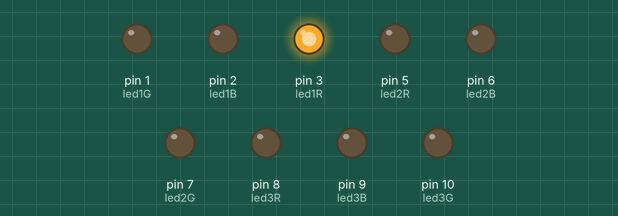
This sketch was run on a simulated Arduino Uno, built with avr-gcc and run on an emulated ATmega328P. On the bench: output pins drawn as LEDs (lit = HIGH).

Above: at 0.5 s.
At 1.5 s:
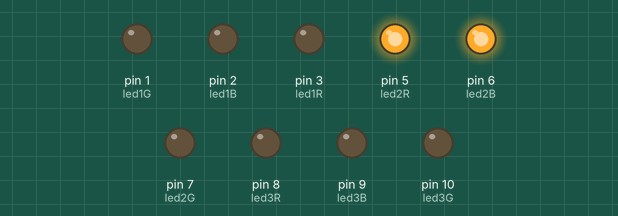
At 5.5 s:
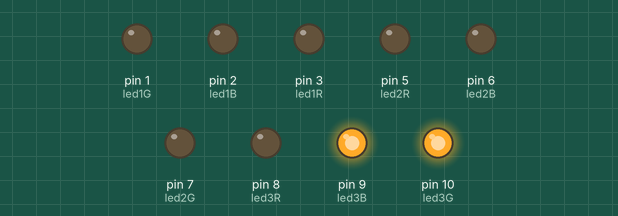
Timing chart, 0 to 6.9 s (numbered marks = the images above):
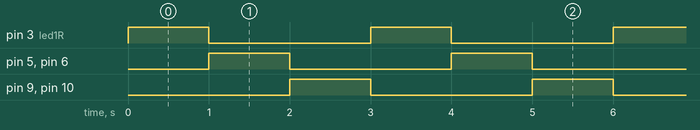

The sketch:

CodigoCircuito.ino
```cpp
#define led1R 3
#define led1B 2
#define led1G 1
#define led2R 5
#define led2B 6
#define led2G 7
#define led3R 8
#define led3B 9
#define led3G 10
void setup()
{
  pinMode(led1R , OUTPUT);
  pinMode(led1B , OUTPUT);
  pinMode(led1G , OUTPUT);
  pinMode(led2R , OUTPUT);
  pinMode(led2B , OUTPUT);
  pinMode(led2G , OUTPUT);
  pinMode(led3R , OUTPUT);
  pinMode(led3B , OUTPUT);
  pinMode(led3G , OUTPUT);
}

void loop()
{
  analogWrite(led1R, 255);
  delay(1000);
  analogWrite(led1R, 0);
  digitalWrite( led2R , HIGH );
  digitalWrite(led2G, LOW);
  digitalWrite( led2B , HIGH );
  delay(1000);
  digitalWrite(led2R , LOW);
  digitalWrite(led2B, LOW);
  digitalWrite(led2G, LOW);
  analogWrite(led3R, 0);
  analogWrite(led3B, 255);
  analogWrite(led3G, 255);
  delay(1000);
  analogWrite(led3R, 0);
  analogWrite(led3B, 0);
  analogWrite(led3G, 0);

}
```

Measured:
- by itself, pin 3 (led1R), pin 5 (led2R), pin 6 (led2B), pin 9 (led3B), pin 10 (led3G): alternates HIGH for 1.0 s and LOW for 2.0 s
- by itself, everything shown: repeats every 3.0 s, in 4 steps
